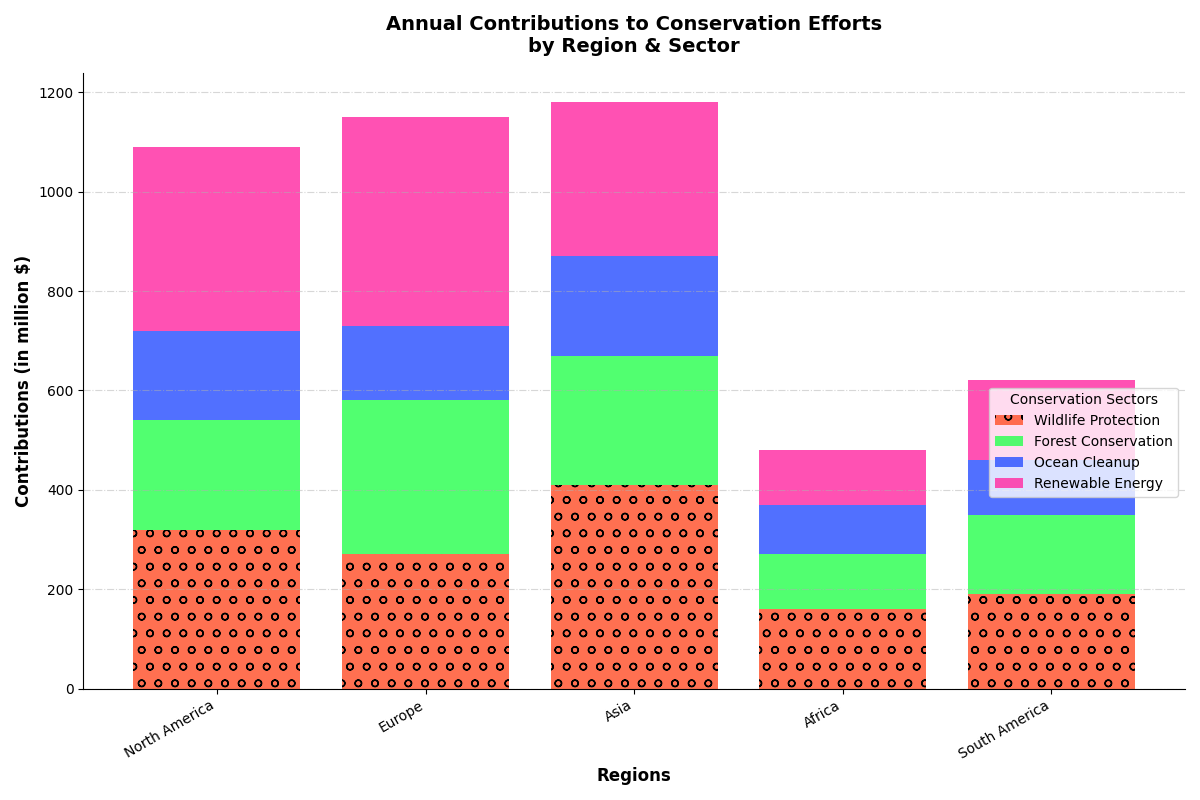

The Python source for this figure:
import matplotlib.pyplot as plt
import numpy as np

regions = ['North America', 'Europe', 'Asia', 'Africa', 'South America']
sectors = ['Wildlife Protection', 'Forest Conservation', 'Ocean Cleanup', 'Renewable Energy']

contributions = np.array([
    [320, 220, 180, 370],
    [270, 310, 150, 420],
    [410, 260, 200, 310],
    [160, 110, 100, 110],
    [190, 160, 110, 160]
])

fig, ax = plt.subplots(figsize=(12, 8))

# New color palette
colors = ['#FF5733', '#33FF57', '#3357FF', '#FF33A6']

bottom = np.zeros(len(regions))
marker_styles = ['o', '^', 's', 'D']
for i, sector in enumerate(sectors):
    ax.bar(regions, contributions[:, i], label=sector, color=colors[i], alpha=0.85, bottom=bottom, hatch=marker_styles[i])
    bottom += contributions[:, i]

ax.set_ylabel('Contributions (in million $)', fontsize=12, fontweight='bold')
ax.set_xlabel('Regions', fontsize=12, fontweight='bold')
ax.set_title('Annual Contributions to Conservation Efforts\nby Region & Sector', fontsize=14, fontweight='bold', pad=15)

ax.legend(title='Conservation Sectors', loc='upper right', bbox_to_anchor=(1, 0.5), fontsize=10)

ax.set_xticks(np.arange(len(regions)))
ax.set_xticklabels(regions, rotation=30, ha='right', fontsize=10)

ax.yaxis.grid(True, linestyle='-.', alpha=0.5)

ax.spines['top'].set_visible(False)
ax.spines['right'].set_visible(False)

plt.tight_layout()
plt.show()
